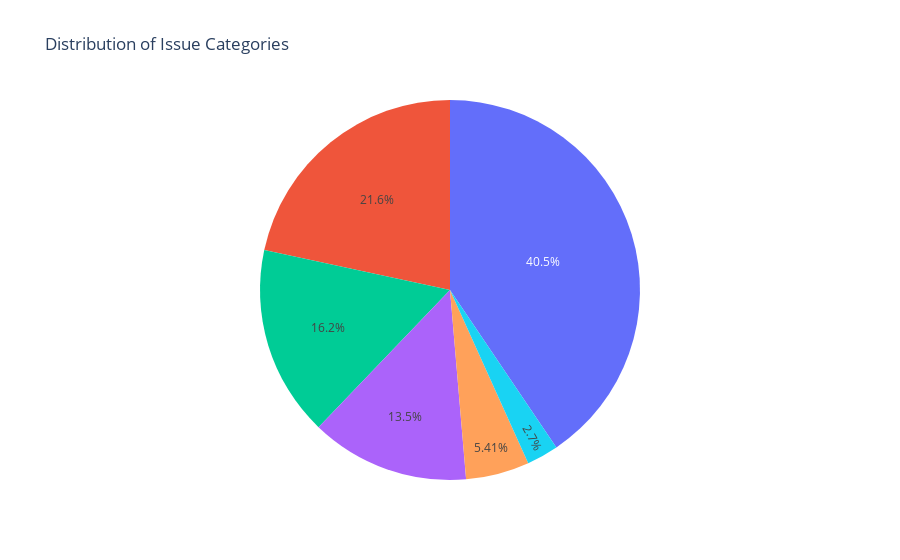

The code cell stored with this chart in its notebook:
### Markdown cell above
### We can also use <span style="color:turquoise;">PLOTLY</span> to visualize the data

### Code cell
# Create a pie chart using Plotly
import plotly.express as px
import pandas

labels = list(category_counts.keys())
values = list(category_counts.values())
fig = px.pie(labels=labels, values=values, title='Distribution of Issue Categories')
#fig.update_layout(renderer="notebook")
fig.write_html('plotly_chart.html')
fig.show()

### Figure 1 — Plotly figure (JSON) as saved in the notebook; plotly's stock layout.template omitted (floating-point values rounded to 4 significant figures)
{"data": [{"domain": {"x": [0, 1], "y": [0, 1]}, "hovertemplate": "value=%{value}<extra></extra>", "legendgroup": "", "name": "", "showlegend": false, "type": "pie", "values": [15, 6, 2, 8, 5, 1]}], "layout": {"legend": {"tracegroupgap": 0}, "title": {"text": "Distribution of Issue Categories"}}}
